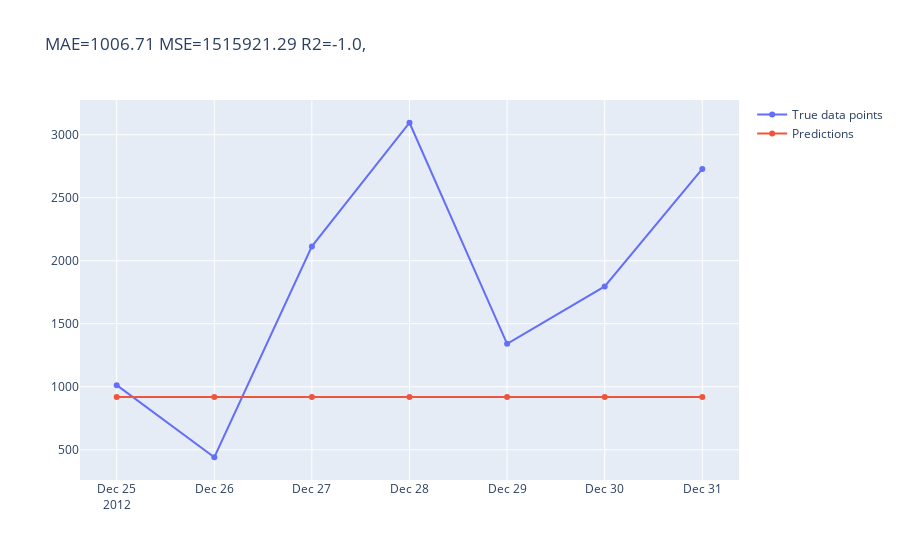

Notebook code cell kept with this figure:
### Code cell
plot_test_vs_predictions(test, 'cnt', 'pred4')

### Figure 1 — Plotly figure (JSON) as saved in the notebook; plotly's stock layout.template omitted (floating-point values rounded to 4 significant figures)
{"data": [{"name": "True data points", "type": "scatter", "x": ["2012-12-25T00:00:00", "2012-12-26T00:00:00", "2012-12-27T00:00:00", "2012-12-28T00:00:00", "2012-12-29T00:00:00", "2012-12-30T00:00:00", "2012-12-31T00:00:00"], "y": [1013, 441, 2114, 3095, 1341, 1796, 2729]}, {"name": "Predictions", "type": "scatter", "x": ["2012-12-25T00:00:00", "2012-12-26T00:00:00", "2012-12-27T00:00:00", "2012-12-28T00:00:00", "2012-12-29T00:00:00", "2012-12-30T00:00:00", "2012-12-31T00:00:00"], "y": [920, 920, 920, 920, 920, 920, 920]}], "layout": {"title": {"text": "MAE=1006.71 MSE=1515921.29 R2=-1.0,"}}}
